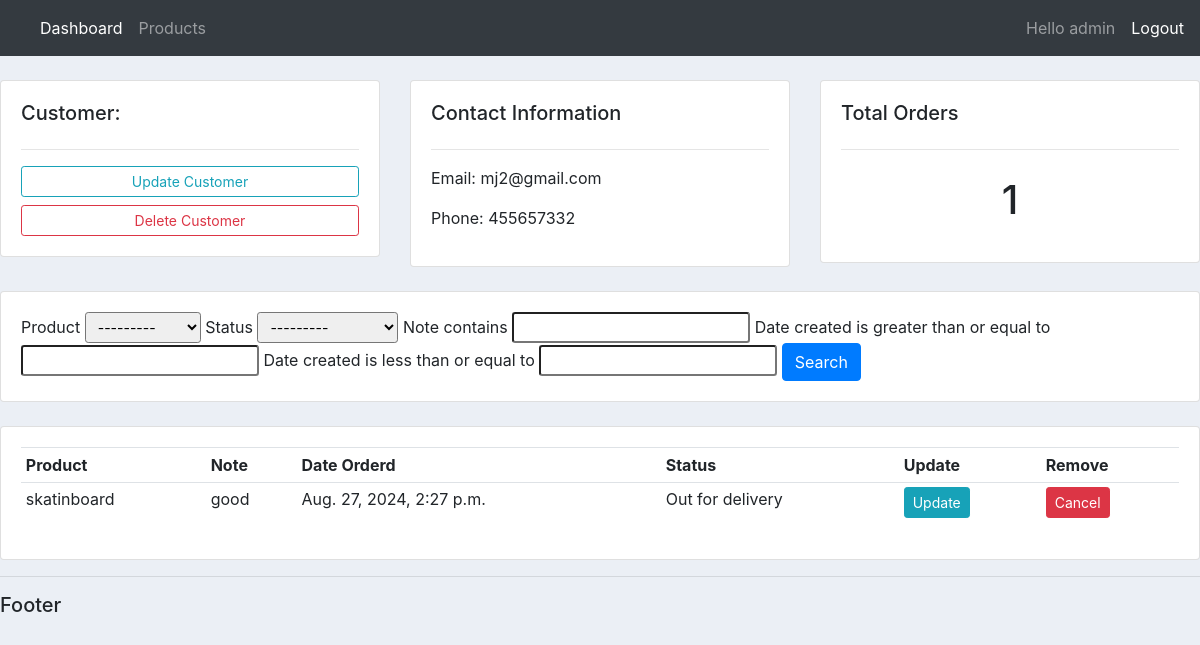
The page /customers/3/ (signed in) on the database its author committed.
### accounts/models.py (models this page shows, shortened)
class Customer(models.Model):
    user = models.OneToOneField(User, null=True,blank=True, on_delete=models.CASCADE)
    name = models.CharField(max_length=200, null=True)
    phone = models.CharField(max_length=200, null=True)
    email = models.CharField(max_length=200, null=True)
    profile_pic = models.ImageField(default = "wllcave.png",null=True, blank=True)
    date_created = models.DateTimeField(auto_now_add=True, null=True)

class Order(models.Model):
    STATUS = (
        ('Pending', 'Pending'),
        ('Out for delivery', 'Out for delivery'),
        ('Delivered', 'Delivered'),
    )
    Customer = models.ForeignKey(Customer, null=True, on_delete=models.SET_NULL)
    product = models.ForeignKey(Product, null=True, on_delete=models.SET_NULL)
    date_created = models.DateTimeField(auto_now_add=True, null=True)
    status = models.CharField(max_length=200, null=True, choices=STATUS)
    note = models.CharField(max_length=1000, null=True)

class Product(models.Model):
    CATEGORY = (
        ('Indoor', 'Indoor'),
        ('Outdoor', 'Outdoor'),
    )
    name = models.CharField(max_length=200, null=True)
    price = models.FloatField(null=True)
    category = models.CharField(max_length=200, null=True, choices=CATEGORY)
    description = models.TextField(max_length=200, null=True, blank=True)
    date_created = models.DateTimeField(auto_now_add=True, null=True)
    def __str__(self):
        return self.name

### accounts/decorators.py (the view)
        def wrapper_func(request, *args, **kwargs):
            group = None
            if request.user.groups.exists():
                group = request.user.groups.all()[0].name
            if group in allowed_roles:
                return view_func(request, *args, **kwargs)
            else:
                return HttpResponse("You are not authorized to view this page")

### accounts/views.py (called while the page is built)
@login_required(login_url='login')
@allowed_users(allowed_roles=['admin'])
def customers(request,pk):
    customer = Customer.objects.get(id=pk)
    orders = customer.order_set.all()
    order_count = orders.count()
    my_filter = OrderFilter(request.GET, queryset=orders)
    orders = my_filter.qs
    context = {'customer':customer, 'orders':orders, 'order_count':order_count, 'my_filter':my_filter}
    return render(request, 'accounts/customer.html', context)

### accounts/templates/accounts/customer.html
{% extends 'accounts/main.html' %}
{% block content %}
{% load widget_tweaks %}
<br>
<div class="row">
	<div class="col-md">
		<div class="card card-body">
			<h5>Customer:</h5>
			<hr>
			<a class="btn btn-outline-info  btn-sm btn-block" href="">Update Customer</a>
			<a class="btn btn-outline-danger  btn-sm btn-block" href="">Delete Customer</a>
		</div>
	</div>
	<div class="col-md">
		<div class="card card-body">
			<h5>Contact Information</h5>
			<hr>
			<p>Email: {{customer.email}} </p>
			<p>Phone:  {{customer.phone}}</p>
		</div>
	</div>
	<div class="col-md">
		<div class="card card-body">
			<h5>Total Orders</h5>
			<hr>
			<h1 style="text-align: center;padding: 10px">{{order_count}}</h1>
		</div>
	</div>
</div>
<br>
<div class="row">
	<div class="col">
		<div class="card card-body">
			<form method="get">
		    {% for field in my_filter.form %}
		    	{{field.label}}
		    	{{field|add_class:'form-control-sm'}}
		    {% endfor %}
		    <button class="btn btn-primary" type="submit">Search</button>
		  </form>
		</div>
	</div>
</div>
<br>
<div class="row">
	<div class="col-md">
		<div class="card card-body">
			<table class="table table-sm">
				<tr>
					<th>Product</th>
					<th>Note</th>
					<th>Date Orderd</th>
					<th>Status</th>
					<th>Update</th>
					<th>Remove</th>
				</tr>
				{% for order in orders %}
					<tr>
						<td>{{order.product}} </td>
						<td>{{order.note}} </td>
						<td>{{order.date_created}} </td>
						<td>{{order.status}} </td>
						<td><a class="btn btn-sm btn-info" href="{% url 'update_order' order.id %} ">Update</a></td>
						<td><a class="btn btn-sm btn-danger" href="{% url 'delete_order' order.id %}">Cancel</a></td>
					</tr>
				{% endfor %}
			</table>
		</div>
	</div>
</div>
{% endblock %}

### accounts/templates/accounts/navbar.html (shortened to what this page needs)
{% load static %}
<nav class="navbar navbar-expand-lg navbar-dark bg-dark">
  <div class="collapse navbar-collapse" id="navbarSupportedContent">
    <ul class="navbar-nav mr-auto">
      {% if request.user.is_staff %}
      <li class="nav-item active">
        <a class="nav-link" href="{% url 'dashboard' %}">Dashboard</a>
      </li>
      <li class="nav-item">
        <a class="nav-link" href="{% url 'products' %}">Products</a>
      </li>
      {% endif %}
    </ul>
    <span class="navbar-text ml-auto">
      Hello {{ request.user }}
    </span>
    <span class="navbar-text ml-3">
      <a href="{% url 'logout' %}">Logout</a>
    </span>
  </div>
</nav>

### static/css/main.css (style rules this page uses)
body { background-color: #ebeff5; }

### rows shown on the page
Customer: email "mj2@gmail.com", phone "455657332"
Order: product "skatinboard", note "good", date_created "Aug. 27, 2024, 2:27 p.m.", status "Out for delivery"

### other values the page prints
{{ request.user }} "admin"
{{ order_count }} "1"
{{ field.label }} "Product" "Status" "Note contains" "Date created is greater than or equal to" "Date created is less than or equal to"
